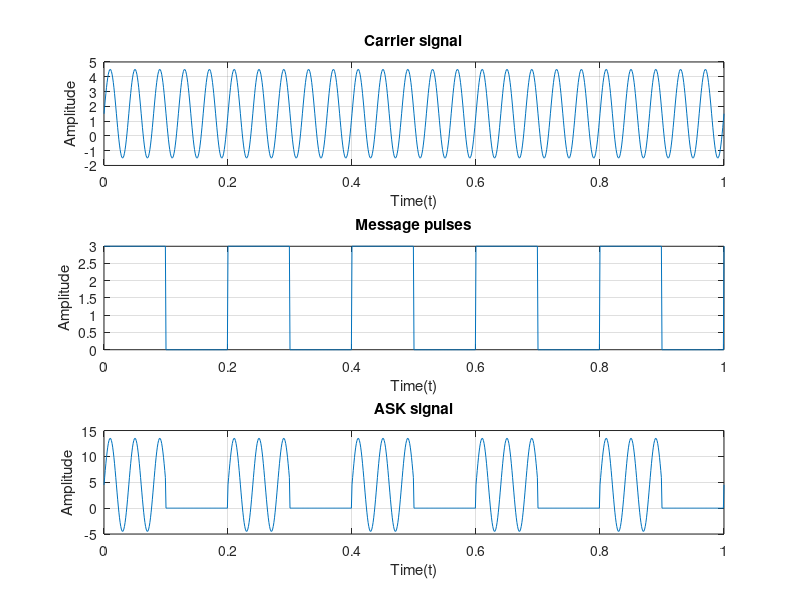

This figure's MATLAB source:
clear all;
close all;
clc;

f1=25;
f2=5;
a=3; % amplitude
t=0:0.001:1;
x=a.*sin(2*pi*f1*t)+(a/2);
u=a/2.*square(2*pi*f2*t)+(a/2);
v=x.*u;
subplot(3,1,1)
plot(t,x)
xlabel('Time(t)');
title('Carrier signal')
ylabel('Amplitude');
grid on;

subplot(3,1,2)
plot(t,u)
xlabel('Time(t)');
title('Message pulses')
ylabel('Amplitude');
grid on;

subplot(3,1,3)
plot(t,v)
xlabel('Time(t)');
title('ASK signal')
ylabel('Amplitude');
grid on;

